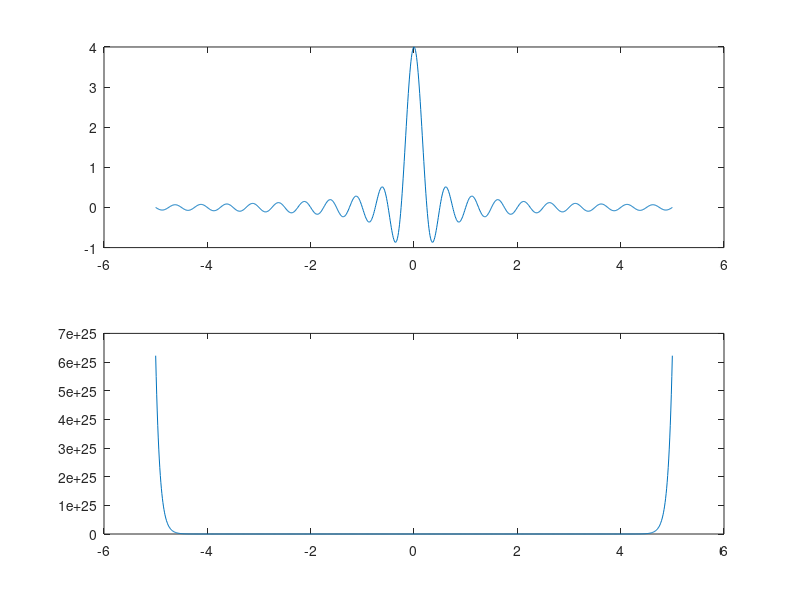

This figure's MATLAB source:
clc;
clear all;
close all;

t = -2:0.01:2;
f = -5:0.01:5;
x = zeros(1,1001);
y = zeros(1,1001);

k=1;
for val=f
    x(k) = trapz(t,exp(-2*pi*i*val*t));
    y(k) = trapz(t,exp(  -2*pi*val*t));
    k = k+1;
end

subplot(2,1,1); plot(f,x);
subplot(2,1,2); plot(f,y);